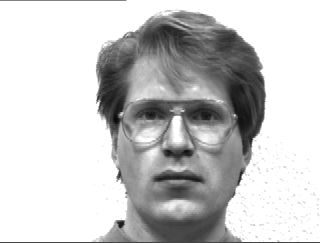
#> input picture midterm/yalefaces/subject01.glasses.gif, 320 x 243 px; its folder holds 5 pictures in this run
$ jupyter execute --allow-errors 'Midterm 1.ipynb'
#> lines starting #> are read from the running program, lines starting #| are printed output that depends on the picture
[cell 1]
import numpy as np
import pandas as pd
import scipy as sp
from sklearn.cluster import KMeans
import scipy.spatial.distance as dist
import seaborn as sns
import matplotlib.pyplot as plt
from sklearn.neighbors import kneighbors_graph
from scipy.spatial import distance_matrix
from sklearn.decomposition import PCA
from sklearn.preprocessing import StandardScaler
#from plotly import express as px

[cell 2]
data = np.array([[2,2],
                [-1,1],
                [3,1],
                [0,-1],
                [-2,-2]])

centroids = np.array([[-3,-1],
                     [2,1]])

dist_matrix = np.zeros((5,2))

def k_mean_euclidean(data,centroids,dist_matrix):
    for i in range(data.shape[0]):
        for j in range(centroids.shape[0]):
            distance = dist.euclidean(data[i],centroids[j])# euclidean distance
            dist_matrix[i,j] = distance
    cluster = np.asarray([np.argmin(i) for i in dist_matrix])
    new_data = pd.DataFrame(data)
    new_data["cluster"] = cluster
    centroids = new_data.groupby(['cluster']).mean().to_numpy() # calculate the new center for each centroid


    return centroids,cluster,dist_matrix

centroids,cluster,dist_matrix = k_mean_euclidean(data,centroids,dist_matrix)

print ("Iteration 1:")
print ("#################")
print ("centroids:\n", centroids) # centroids coordinates
print ("#################")
print ("cluster:\n", cluster) # cluster assignment
print ("#################")
print ("distance matrix:")
print (dist_matrix)
print ("@@@@@@@@@@@@@@@@@@@@@@@@@@@@@@@@@\n")


centroids,cluster,dist_matrix = k_mean_euclidean(data,centroids,dist_matrix)

print ("Iteration 2:")
print ("#################")
print ("centroids:\n", centroids) # centroids coordinates
print ("#################")
print ("cluster:\n", cluster) # cluster assignment
print ("#################")
print ("distance matrix:")
print (dist_matrix)
print ("@@@@@@@@@@@@@@@@@@@@@@@@@@@@@@@@@\n")

centroids,cluster,dist_matrix = k_mean_euclidean(data,centroids,dist_matrix)

print ("Iteration 3:")
print ("#################")
print ("centroids:\n", centroids) # centroids coordinates
print ("#################")
print ("cluster:\n", cluster) # cluster assignment
print ("#################")
print ("distance matrix:")
print (dist_matrix)
print ("@@@@@@@@@@@@@@@@@@@@@@@@@@@@@@@@@\n")

centroids,cluster,dist_matrix = k_mean_euclidean(data,centroids,dist_matrix)

print ("Iteration 4:")
print ("#################")
print ("centroids:\n", centroids) # centroids coordinates
print ("#################")
print ("cluster:\n", cluster) # cluster assignment
print ("#################")
print ("distance matrix:")
print (dist_matrix)
print ("@@@@@@@@@@@@@@@@@@@@@@@@@@@@@@@@@\n")

[cell 3]
data = np.array([[2,2],
                [-1,1],
                [3,1],
                [0,-1],
                [-2,-2]])

centroids = np.array([[-3,-1],
                     [2,1]])

dist_matrix = np.zeros((5,2))
def k_mean_Manhatten(data,centroids,dist_matrix):
    for i in range(data.shape[0]):
        for j in range(centroids.shape[0]):
            distance = dist.cityblock(data[i],centroids[j])# Manhatten distance
            dist_matrix[i,j] = distance
    cluster = np.asarray([np.argmin(i) for i in dist_matrix])
    new_data = pd.DataFrame(data)
    new_data["cluster"] = cluster
    centroids = new_data.groupby(['cluster']).mean().to_numpy() # calculate the new center for each centroid

    return centroids,cluster,dist_matrix

centroids,cluster,dist_matrix = k_mean_Manhatten(data,centroids,dist_matrix)

print ("Iteration 1:")
print ("#################")
print ("centroids:\n", centroids) # centroids coordinates
print ("#################")
print ("cluster:\n", cluster) # cluster assignment
print ("#################")
print ("distance matrix:")
print (dist_matrix)
print ("@@@@@@@@@@@@@@@@@@@@@@@@@@@@@@@@@\n")


centroids,cluster,dist_matrix = k_mean_Manhatten(data,centroids,dist_matrix)

print ("Iteration 2:")
print ("#################")
print ("centroids:\n", centroids) # centroids coordinates
print ("#################")
print ("cluster:\n", cluster) # cluster assignment
print ("#################")
print ("distance matrix:")
print (dist_matrix)
print ("@@@@@@@@@@@@@@@@@@@@@@@@@@@@@@@@@\n")

centroids,cluster,dist_matrix = k_mean_Manhatten(data,centroids,dist_matrix)

print ("Iteration 3:")
print ("#################")
print ("centroids:\n", centroids) # centroids coordinates
print ("#################")
print ("cluster:\n", cluster) # cluster assignment
print ("#################")
print ("distance matrix:")
print (dist_matrix)
print ("@@@@@@@@@@@@@@@@@@@@@@@@@@@@@@@@@\n")

centroids,cluster,dist_matrix = k_mean_Manhatten(data,centroids,dist_matrix)

print ("Iteration 4:")
print ("#################")
print ("centroids:\n", centroids) # centroids coordinates
print ("#################")
print ("cluster:\n", cluster) # cluster assignment
print ("#################")
print ("distance matrix:")
print (dist_matrix)
print ("@@@@@@@@@@@@@@@@@@@@@@@@@@@@@@@@@\n")

[cell 4]
from sklearn.cluster import KMeans
import numpy as np
import seaborn as sns
import pandas as pd
from sklearn.neighbors import kneighbors_graph
import matplotlib.pyplot as plt

data = np.array([[-1,2],
                [-1,1],
                [-1,0],
                [-1,-1],
                [-1,-2],
                [0,0],
                 [1,0],
                 [2,0]])

data = pd.DataFrame(data)
data = data.rename(columns = {0:"x",1:"y"})

#calculate the distance to its two nearest neighbors, obtain a distance matrix
z = np.around(kneighbors_graph(data,n_neighbors=2,mode='distance').toarray(),2)

# make the distance matrix undirected.
for i in range(z.shape[0]):
    for j in range(z.shape[0]):
        if z[i,j] !=0 and z[j,i]==0:
            z[j,i]=z[i,j]


# get the adjancency matrix based on euclidean distance and two nearest neighbors
A = np.exp(-z)
A= np.where(A==1,0, A)

# get degree matrix
D = np.diag(A.sum(axis=0))

# get laplacian matrix
L = D-A
L_pd = pd.DataFrame(L)
print ("Laplacian matrix:")
display(L_pd)

# find the eigenvalues and eigenvectors
vals, vecs = np.linalg.eig(L)

# sort
vecs = vecs[:,np.argsort(vals)]
vals = vals[np.argsort(vals)]

kmeans = KMeans(n_clusters=2)
kmeans.fit(vecs[:,0:2])
colors = kmeans.labels_
data['color'] = colors
sns.lmplot(x='x',y='y',hue="color", data=data,fit_reg=False)
plt.show()
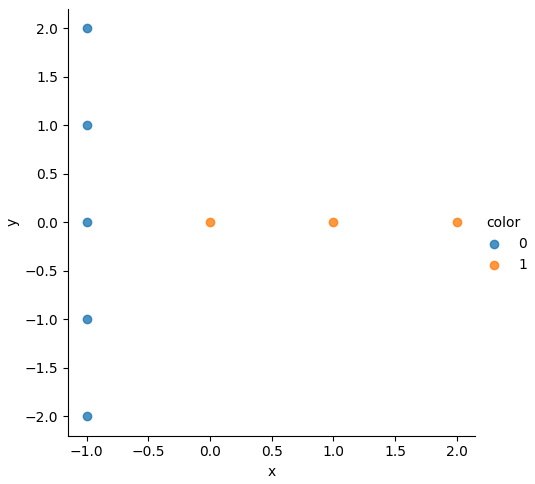
#> figure drawn by matplotlib, 1 panel

[cell 5]
data = np.array([[4,-2,4],
                [5,-3,5],
                [2,0,2],
                [3,-1,3]])
from sklearn import datasets
#data = datasets.load_iris()['data']
data = data - data.mean(axis=0)

cov = np.cov(data, rowvar=False)

vals, vecs = np.linalg.eig(cov)

# sort them from high to low
vals = vals[np.argsort(-vals)]
vecs = vecs[:,np.argsort(-vals)]

print ("first principle direction: ", vecs[:,0]) # first principle direction
print ("variance for the first principle direction  == largest eigenvalue:", vals[0])  # variance for the first principle direction  == largest eigenvalue,

[cell 6]
import matplotlib.pyplot as plt
import numpy as np
from skimage.transform import rescale, resize, downscale_local_mean
import os
print (os.getcwd())
os.chdir("yalefaces/")
# define a functio to vectorize the image data
def vectorize(image_name):
#> called with image_name = 'subject01.glasses.gif'
    image = plt.imread(image_name)
#> image is the input picture: shape (243, 320); min 8, max 255, mean 200.7
    image = downscale_local_mean(image, (4,4))
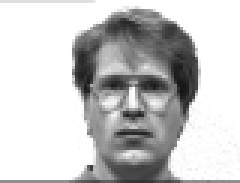
#> image: shape (61, 80) float64 (shown 3 times larger); min 20.19, max 255, mean 199.9
    image_vectorized = image.flatten("C")
#> image_vectorized = 4880 values, max 255 at index 32, min 20.19 at index 2460, mean 199.9
    return image_vectorized

def eigenface(subject_name):
    # get the eigenface for subject
    sub14 = [os.listdir()[i] for i in range(len(os.listdir())) if os.listdir()[i].startswith(subject_name)]

    for i in range(len(sub14)):
        if i ==0:
            n = vectorize(sub14[i])# get the first vectorized image data
#> n has the same summary as image_vectorized in vectorize
        else:
            n = np.column_stack((n,vectorize(sub14[i]))) # add the rest of the image data
#> pass 2 of the loop in eigenface, `for i in range(len(sub14)):`:
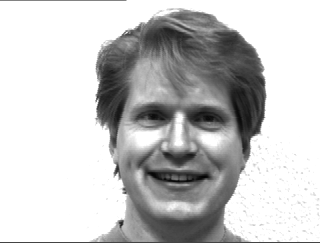
#> input picture midterm/yalefaces/subject01.happy.gif, 320 x 243 px
#> in vectorize, image is the input picture: shape (243, 320); min 3, max 255, mean 198.5
#> in vectorize (call 2), `image = downscale_local_mean(image, (4,4))`:
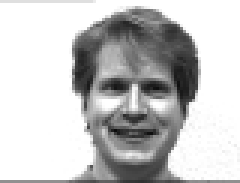
#> image: shape (61, 80) float64 (shown 3 times larger); min 12.69, max 255, mean 197.7
#> image_vectorized = 4880 values, max 255 at index 32, min 12.69 at index 3478, mean 197.7
#> in eigenface, `n = np.column_stack((n,vectorize(sub14[i])))`: n = 4880 pairs, first value 20.19 to 255, second value 12.69 to 255
#> pass 3 of the loop in eigenface, `for i in range(len(sub14)):`:
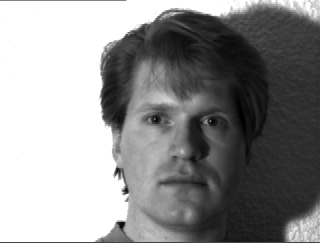
#> input picture midterm/yalefaces/subject01.leftlight.gif, 320 x 243 px
#> in vectorize, image is the input picture: shape (243, 320); min 0, max 255, mean 143.1
#> in vectorize (call 3), `image = downscale_local_mean(image, (4,4))`:
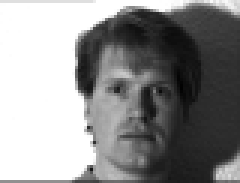
#> image: shape (61, 80) float64 (shown 3 times larger); min 1.31, max 255, mean 142.6
#> image_vectorized = 4880 values, max 255 at index 32, min 1.31 at index 2380, mean 142.6
#> the loop made 5 passes; the first 3 are shown

    new = n.T.dot(n) # compute the X^TX matrix
#> new = [[220321260.1, 218008474.3, 156690513.6, 215534497.9, 219638922.8], [218008474.3, 217597308.9, 155543375.1, 213702216.4, 217818166], [156690513.6, 155543375.1, 143081731.3, 160373094.1, 157528308.6], [215534497.9, 213702216.4, 160373094.1, 227636430.9, 216185821.3], [219638922.8, 217818166, 157528308.6, 216185821.3, 222404653.1]]

    # get the eigenvalues and eigenvectors
    vals, vecs =  np.linalg.eig(new)
#> vals = [989702483.7, 26444808, 11675588, 893738.5, 2324766.1]; vecs = [[-0.469, -0.234, -0.238, 0.773, -0.268], [-0.465, -0.235, -0.264, -0.618, -0.527], [-0.349, 0.917, -0.192, 0.00387, -0.00968], [-0.47, 0.00564, 0.882, -0.0154, -0.011], [-0.47, -0.22, -0.242, -0.146, 0.807]]

    # sort them from high to low
    vecs = -vecs[:,np.argsort(-vals)]
#> vecs = [[0.469, 0.234, 0.238, 0.268, -0.773], [0.465, 0.235, 0.264, 0.527, 0.618], [0.349, -0.917, 0.192, 0.00968, -0.00387], [0.47, -0.00564, -0.882, 0.011, 0.0154], [0.47, 0.22, 0.242, -0.807, 0.146]]
    vals = vals[np.argsort(-vals)]
#> vals = [989702483.7, 26444808, 11675588, 2324766.1, 893738.5]


    print ("The top 6 eigenfaces of",subject_name)
    for i in range(6):
        face = n.dot(vecs[:,i]) # compute the eigenface
        face_reshape = np.reshape(face, (61,80)) # reshape the data to its original form
        plt.subplot(2,3,i+1)
        plt.title('Eigenface_'+str(i))
        plt.imshow(face_reshape,cmap="Greys_r")
        plt.axis('off')
#> this loop made 6 passes
#> pass 1, in eigenface, `face_reshape = np.reshape(face, (61,80))`:
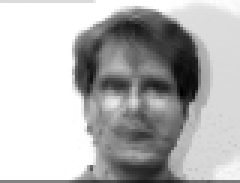
#> face_reshape: shape (61, 80) float64 (shown 3 times larger); min 68.64, max 566.9, mean 425.9; drawn with min black and max white
#> pass 2, in eigenface, `face_reshape = np.reshape(face, (61,80))`:
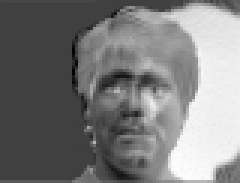
#> face_reshape: shape (61, 80) float64 (shown 3 times larger); min -130.6, max 148.9, mean 5.6; drawn with min black and max white
#> pass 3, in eigenface, `face_reshape = np.reshape(face, (61,80))`:
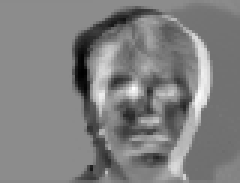
#> face_reshape: shape (61, 80) float64 (shown 3 times larger); min -193.8, max 181.1, mean -4.6; drawn with min black and max white
    face_1 = n.dot(vecs[:,0])
    return face_1
#> (the rest of this cell did not finish here and is left out)

#> (a cell that did not finish here is left out)


[cell 8]
os.chdir("../")
os.getcwd()

sub01_test = vectorize("subject01-test.gif")
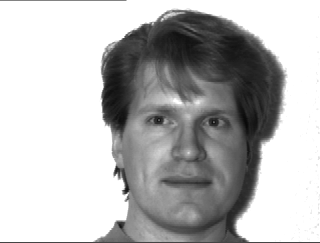
#> input picture midterm/subject01-test.gif, 320 x 243 px
#> in vectorize, image is the input picture: shape (243, 320); min 9, max 255, mean 184.5
#> in vectorize (call 6), `image = downscale_local_mean(image, (4,4))`:
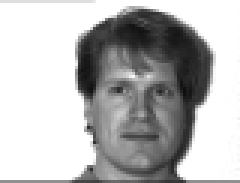
#> image: shape (61, 80) float64 (shown 3 times larger); min 13.25, max 255, mean 183.7
#> in vectorize (call 6), `image_vectorized = image.flatten("C")`: image_vectorized = 4880 values, max 255 at index 32, min 13.25 at index 2461, mean 183.7
#> sub01_test has the same summary as image_vectorized in vectorize

sub14_test = vectorize("subject14-test.gif")
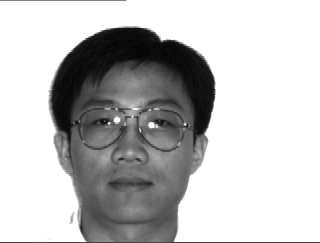
#> input picture midterm/subject14-test.gif, 320 x 243 px
#> in vectorize, image is the input picture: shape (243, 320); min 5, max 255, mean 192.1
#> in vectorize (call 7), `image = downscale_local_mean(image, (4,4))`:
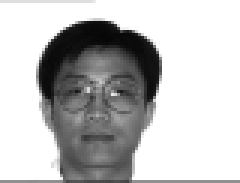
#> image: shape (61, 80) float64 (shown 3 times larger); min 6.88, max 255, mean 191.4
#> in vectorize (call 7), `image_vectorized = image.flatten("C")`: image_vectorized = 4880 values, max 255 at index 32, min 6.88 at index 1075, mean 191.4
#> sub14_test has the same summary as image_vectorized in vectorize

#> (the rest of this cell did not finish here and is left out)

[cell 9]
import numpy as np
import networkx as nx
from sklearn.neighbors import kneighbors_graph
import seaborn as sns
import pandas as pd
import matplotlib.pyplot as plt


def Matrix_D(W):
    # Generate Graph and Obtain Matrix D, \\
    # from weight matrix W defining the weight on the edge between each pair of nodes.
    # Note that you can assign sufficiently large weights to non-existing edges.

    n = np.shape(W)[0]
    Graph = nx.DiGraph()
    for i in range(n):
        for j in range(n):
            Graph.add_weighted_edges_from([(i,j,min(W[i,j], W[j,i]))])

    res = dict(nx.all_pairs_dijkstra_path_length(Graph))
    D = np.zeros([n,n])
    for i in range(n):
        for j in range(n):
            D[i,j] = res[i][j]
    np.savetxt('D.csv', D)
    return D

#> (a cell that did not finish here is left out)

#> (a cell that did not finish here is left out)

[cell 12]
fig = plt.figure()
fig.set_size_inches(10, 10)
ax = fig.add_subplot(111)
ax.set_title('2D Components from Isomap of Facial Images')
ax.set_xlabel('Component: 1')
ax.set_ylabel('Component: 2')

# Show 40 of the images ont the plot
#> (the rest of this cell did not finish here and is left out)

#> (a cell that did not finish here is left out)

[cell 14]
from sklearn import manifold

iso = manifold.Isomap(n_neighbors=100, n_components=2)
#> (the rest of this cell did not finish here and is left out)

#> (a cell that did not finish here is left out)

[cell 16]
fig = plt.figure()
fig.set_size_inches(10, 10)
ax = fig.add_subplot(111)
ax.set_title('2D Components from Isomap of Facial Images')
ax.set_xlabel('Component: 1')
ax.set_ylabel('Component: 2')

# Show 40 of the images ont the plot
#> (the rest of this cell did not finish here and is left out)

#> (a cell that did not finish here is left out)

#> (a cell that did not finish here is left out)

[cell 19]
np.diag(np.ones(5))

[cell 20]
vectorize("C:/Users/chens/Desktop/OMS analytics/ISYE6740/midterm/yalefaces/subject01.glasses.gif")

[cell 21]
x = plt.imread('C:/Users/chens/Desktop/OMS analytics/ISYE6740/midterm/yalefaces/subject01.glasses.gif')
print (x)
#> (printed output is left out)
plt.imshow(x)
